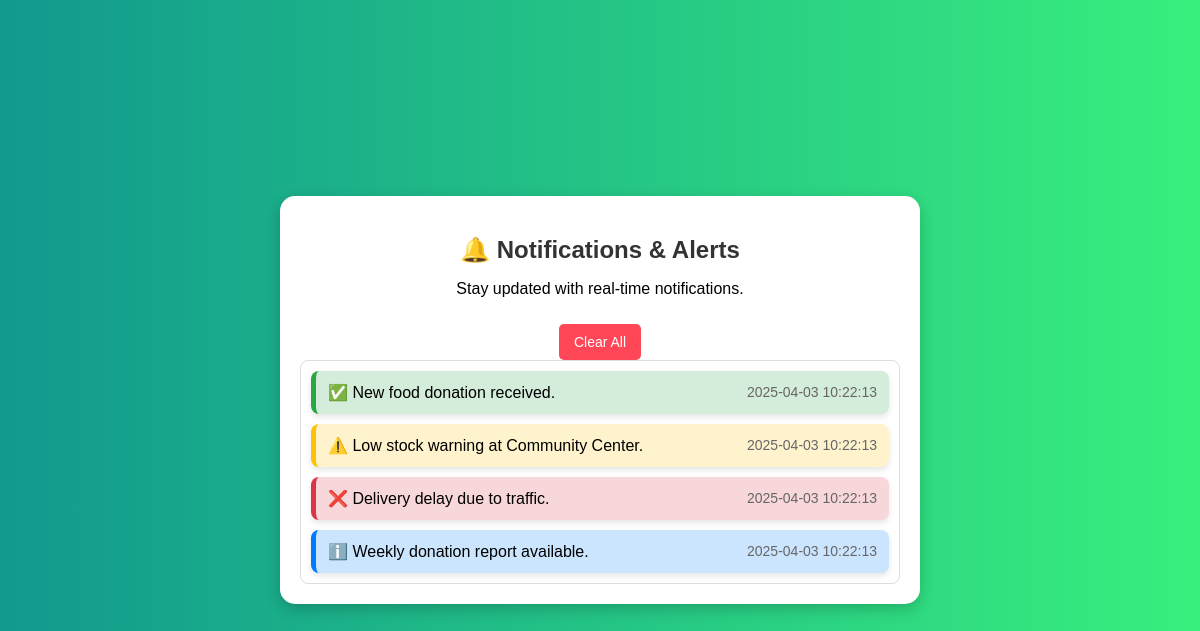
Screenshot of /notification.php with the database file from the repository.
### tables this page shows
CREATE TABLE notifications (
    id INT AUTO_INCREMENT PRIMARY KEY,
    message TEXT NOT NULL,
    type VARCHAR(50) NOT NULL,   
    created_at TIMESTAMP DEFAULT CURRENT_TIMESTAMP
);

### notification.php (the view, shortened to what this page needs)
<?php
include 'db_connect.php';
$createTableQuery = "CREATE TABLE IF NOT EXISTS notifications (
    id INT AUTO_INCREMENT PRIMARY KEY,
    message TEXT NOT NULL,
    type VARCHAR(50) NOT NULL,  -- success, warning, info, error
    created_at TIMESTAMP DEFAULT CURRENT_TIMESTAMP
)";
$conn->query($createTableQuery);
$sql = "SELECT * FROM notifications ORDER BY created_at DESC";
$result = $conn->query($sql);
$notifications = [];
if ($result->num_rows > 0) {
    while ($row = $result->fetch_assoc()) {
        $notifications[] = $row;
    }
}
?>
<!DOCTYPE html>
<html lang="en">
<head>
</head>
<body>
    <div class="notification-container">
        <h2>🔔 Notifications & Alerts</h2>
        <p>Stay updated with real-time notifications.</p>
        <form method="post">
            <button type="submit" name="clear" id="clear-notifications">Clear All</button>
        </form>
        <div class="notifications">
            <?php if (!empty($notifications)): ?>
                <?php foreach ($notifications as $notification): ?>
                    <div class="notification-card <?= $notification['type']; ?>">
                        <span class="message"><?= htmlspecialchars($notification['message']); ?></span>
                        <span class="timestamp"><?= $notification['created_at']; ?></span>
                    </div>
                <?php endforeach; ?>
            <?php else: ?>
                <p>No new notifications.</p>
            <?php endif; ?>
        </div>
    </div>
</body>
</html>

### notification.php (style rules this page uses)
body { font-family: 'Poppins', sans-serif; margin: 0; padding: 0; display: flex; justify-content: center; align-items: center; height: 100vh; background: linear-gradient(to right, #11998e, #38ef7d); }
.notification-container { width: 50%; background: white; padding: 20px; border-radius: 15px; box-shadow: 0 5px 15px rgba(0, 0, 0, 0.2); text-align: center; transition: 0.3s; }
h2 { margin-bottom: 10px; font-size: 24px; color: #333; }
.notifications { display: flex; flex-direction: column; gap: 10px; max-height: 300px; overflow-y: auto; padding: 10px; border-radius: 8px; background: #fff; border: 1px solid #ddd; }
.notification-card { display: flex; justify-content: space-between; align-items: center; padding: 12px; border-radius: 8px; font-size: 16px; font-weight: 500; position: relative; box-shadow: 0 3px 6px rgba(0, 0, 0, 0.1); transition: 0.3s; }
.success { background-color: #d4edda; border-left: 5px solid #28a745; }
.warning { background-color: #fff3cd; border-left: 5px solid #ffc107; }
.info { background-color: #cce5ff; border-left: 5px solid #007bff; }
.error { background-color: #f8d7da; border-left: 5px solid #dc3545; }
.timestamp { font-size: 14px; color: #666; margin-left: 10px; }
#clear-notifications { background: #ff4757; color: white; border: none; padding: 10px 15px; font-size: 14px; border-radius: 5px; cursor: pointer; transition: 0.3s; margin-top: 10px; }

### rows the page displays
notifications: message "✅ New food donation received.", created_at "2025-04-03 10:22:13"
notifications: message "⚠️ Low stock warning at Community Center.", created_at "2025-04-03 10:22:13"
notifications: message "❌ Delivery delay due to traffic.", created_at "2025-04-03 10:22:13"
notifications: message "ℹ️ Weekly donation report available.", created_at "2025-04-03 10:22:13"
